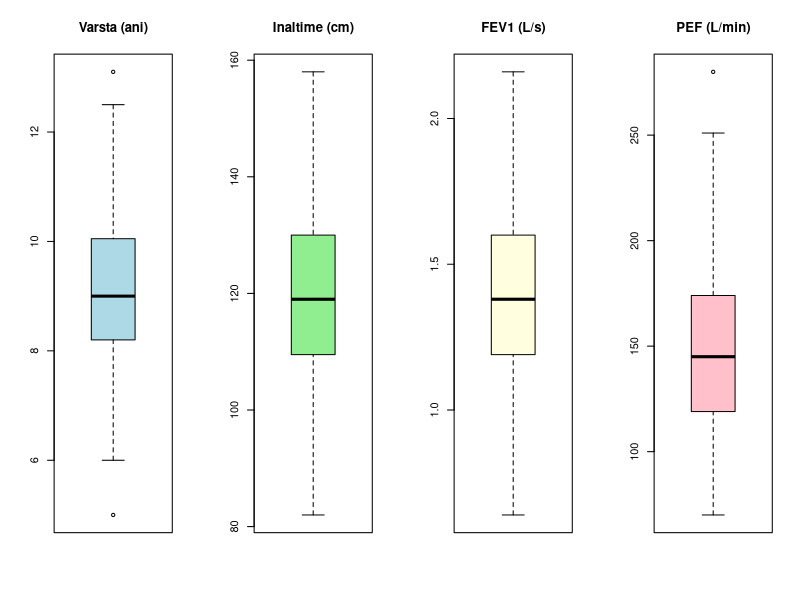
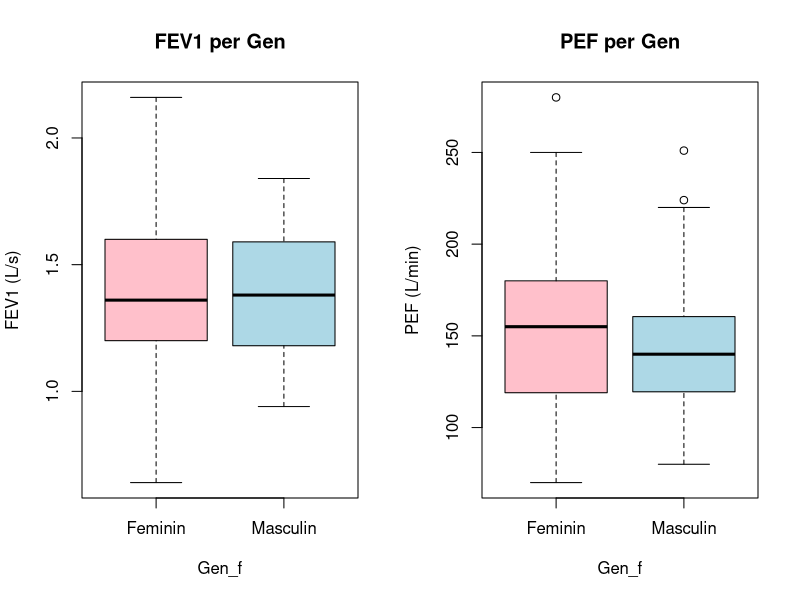
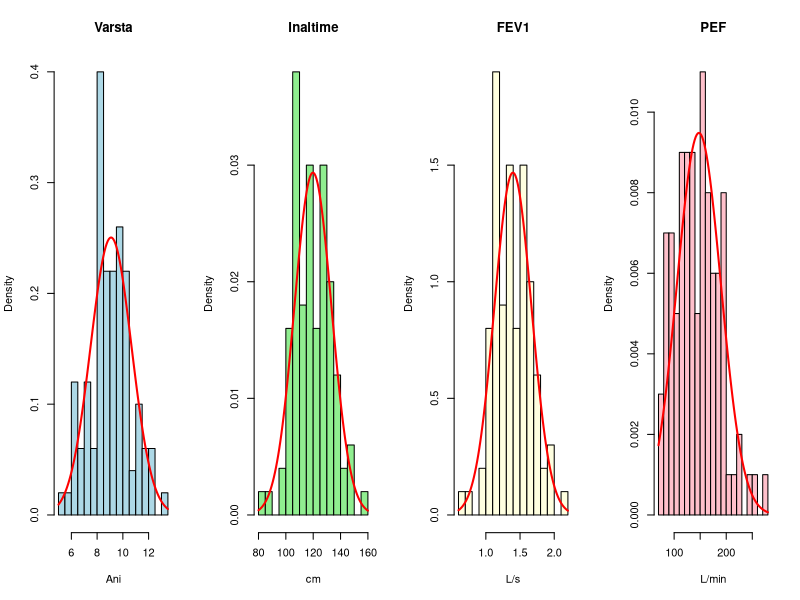
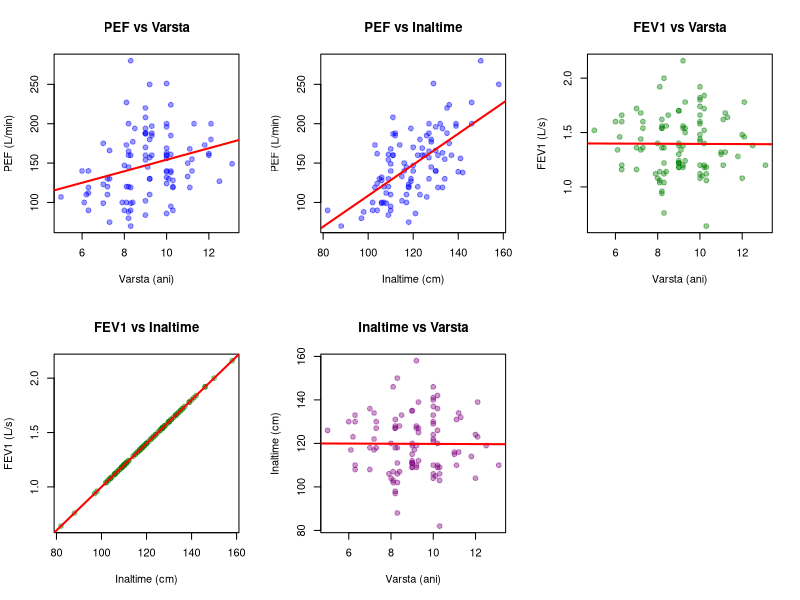
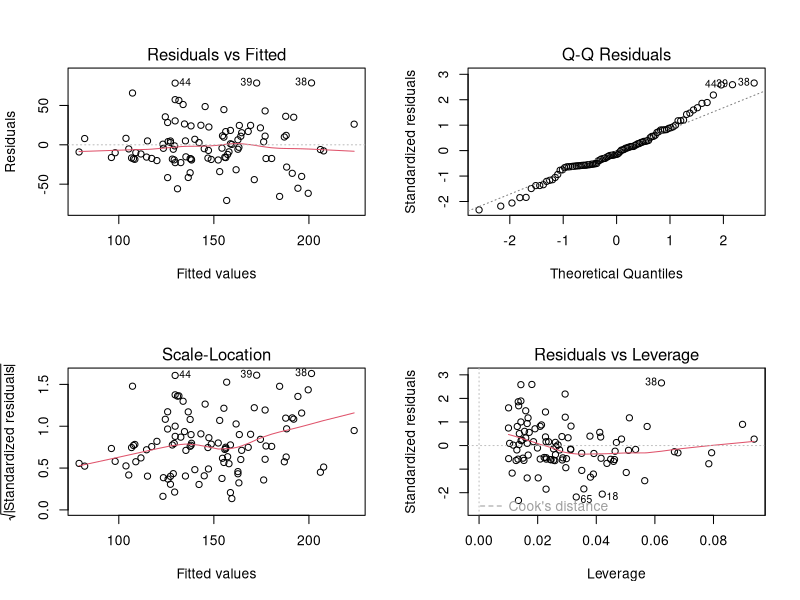
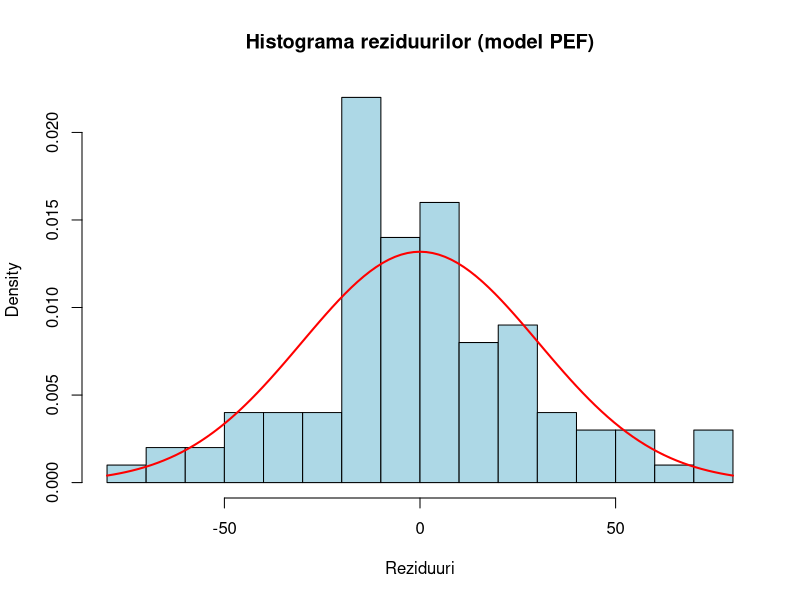
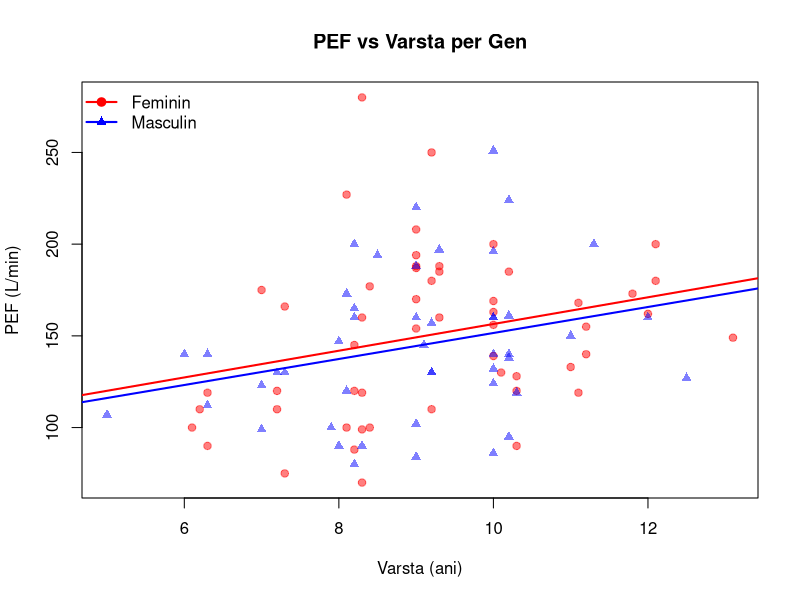
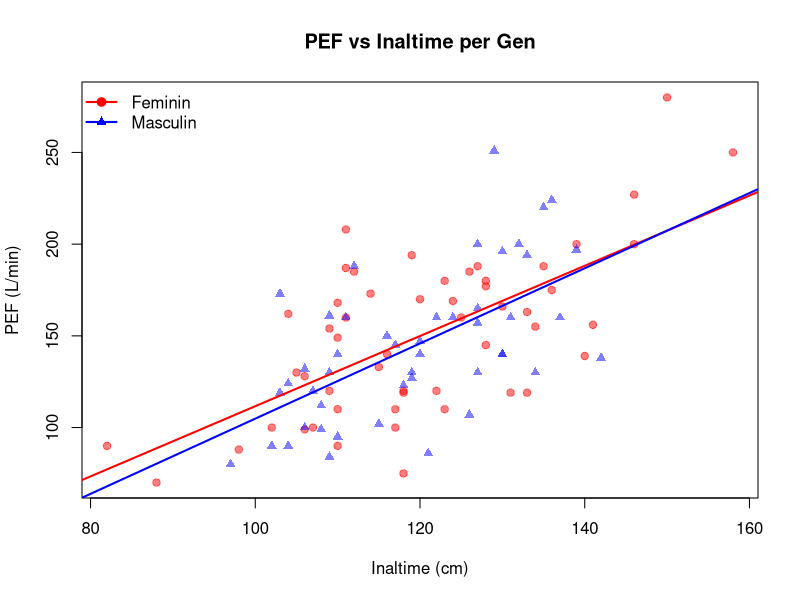

Write R code to recreate these figures, in order.
# =============================================================================
# EXAMEN - Regresia liniara multipla
# Studiu transversal: 100 copii (7-13 ani), 5 scoli din Cluj-Napoca
# VD1: PEF (Debitul Expirator Maxim de Varf, L/min)
# VD2: FEV1 (Debitul Expirator Maxim in prima secunda, L/s)
# VI: Varsta_ani (ani), Inaltime_cm (cm), Gen (1=M, 0=F)
# Obiectiv: testarea relatiei dintre caracteristicile demografice si
#           antropometrice (varsta, inaltime) si cele spirometrice (PEF, FEV1)
# =============================================================================

library(car)
library(lmtest)

data <- read.csv("data.csv", stringsAsFactors = FALSE)
data <- data[, -1]  # remove id_subiect
n <- nrow(data)
cat("=== Structura datelor ===\n")
str(data)
cat("n =", n, "\n\n")

# Recode Gen as factor for descriptive purposes
data$Gen_f <- factor(data$Gen, levels=c(0,1), labels=c("Feminin","Masculin"))

# =============================================================================
# 1. STATISTICI DESCRIPTIVE
# =============================================================================
cat("===========================================================================\n")
cat("1. STATISTICI DESCRIPTIVE\n")
cat("===========================================================================\n\n")

# Gen
cat("--- Gen ---\n")
print(table(data$Gen_f))
cat("  Feminin:", sum(data$Gen == 0), "(", sprintf("%.1f%%", sum(data$Gen == 0)/n*100), ")\n")
cat("  Masculin:", sum(data$Gen == 1), "(", sprintf("%.1f%%", sum(data$Gen == 1)/n*100), ")\n\n")

# Variabile cantitative
cant_vars <- c("Varsta_ani", "Inaltime_cm", "FEV1", "PEF")
cant_labels <- c("Varsta (ani)", "Inaltime (cm)", "FEV1 (L/s)", "PEF (L/min)")

for (i in seq_along(cant_vars)) {
  x <- data[[cant_vars[i]]]
  cat(sprintf("--- %s ---\n", cant_labels[i]))
  cat("  N:       ", sum(!is.na(x)), "\n")
  cat("  NA:      ", sum(is.na(x)), "\n")
  cat("  Media:   ", sprintf("%.4f", mean(x, na.rm=TRUE)), "\n")
  cat("  Mediana: ", sprintf("%.4f", median(x, na.rm=TRUE)), "\n")
  cat("  SD:      ", sprintf("%.4f", sd(x, na.rm=TRUE)), "\n")
  cat("  Min:     ", sprintf("%.4f", min(x, na.rm=TRUE)), "\n")
  cat("  Max:     ", sprintf("%.4f", max(x, na.rm=TRUE)), "\n")
  q <- quantile(x, c(0.25, 0.75), na.rm=TRUE)
  iqr_val <- IQR(x, na.rm=TRUE)
  cat("  Q1:      ", sprintf("%.4f", q[1]), "\n")
  cat("  Q3:      ", sprintf("%.4f", q[2]), "\n")
  cat("  IQR:     ", sprintf("%.4f", iqr_val), "\n")
  out <- x[x < q[1] - 1.5*iqr_val | x > q[2] + 1.5*iqr_val]
  cat("  Outliers:", length(out), "\n")
  if (length(out) > 0 && length(out) <= 10) cat("    Valori:", out, "\n")
  cat("\n")
}

# Descriptive by Gen
cat("--- Statistici descriptive pe Gen ---\n\n")
for (v in cant_vars) {
  for (g in levels(data$Gen_f)) {
    sub <- data[[v]][data$Gen_f == g]
    cat(sprintf("  %s la %s (n=%d): Media=%.4f, SD=%.4f\n",
                v, g, length(sub), mean(sub), sd(sub)))
  }
  cat("\n")
}

# =============================================================================
# 2. BOX-PLOTS
# =============================================================================
cat("===========================================================================\n")
cat("2. BOX-PLOTS\n")
cat("===========================================================================\n\n")

png("boxplots_all.png", width=1000, height=500)
par(mfrow=c(1,4))
boxplot(data$Varsta_ani, main="Varsta (ani)", col="lightblue")
boxplot(data$Inaltime_cm, main="Inaltime (cm)", col="lightgreen")
boxplot(data$FEV1, main="FEV1 (L/s)", col="lightyellow")
boxplot(data$PEF, main="PEF (L/min)", col="pink")
dev.off()
cat("Salvat: boxplots_all.png\n")

png("boxplots_by_gen.png", width=800, height=400)
par(mfrow=c(1,2))
boxplot(FEV1 ~ Gen_f, data=data, main="FEV1 per Gen", ylab="FEV1 (L/s)",
        col=c("pink","lightblue"))
boxplot(PEF ~ Gen_f, data=data, main="PEF per Gen", ylab="PEF (L/min)",
        col=c("pink","lightblue"))
dev.off()
cat("Salvat: boxplots_by_gen.png\n\n")

# =============================================================================
# 3. HISTOGRAME
# =============================================================================
cat("===========================================================================\n")
cat("3. HISTOGRAME\n")
cat("===========================================================================\n\n")

png("histograme.png", width=1000, height=500)
par(mfrow=c(1,4))
hist(data$Varsta_ani, breaks=15, main="Varsta", xlab="Ani", col="lightblue", probability=TRUE)
curve(dnorm(x, mean=mean(data$Varsta_ani), sd=sd(data$Varsta_ani)), add=TRUE, col="red", lwd=2)
hist(data$Inaltime_cm, breaks=15, main="Inaltime", xlab="cm", col="lightgreen", probability=TRUE)
curve(dnorm(x, mean=mean(data$Inaltime_cm), sd=sd(data$Inaltime_cm)), add=TRUE, col="red", lwd=2)
hist(data$FEV1, breaks=15, main="FEV1", xlab="L/s", col="lightyellow", probability=TRUE)
curve(dnorm(x, mean=mean(data$FEV1), sd=sd(data$FEV1)), add=TRUE, col="red", lwd=2)
hist(data$PEF, breaks=15, main="PEF", xlab="L/min", col="pink", probability=TRUE)
curve(dnorm(x, mean=mean(data$PEF), sd=sd(data$PEF)), add=TRUE, col="red", lwd=2)
dev.off()
cat("Salvat: histograme.png\n\n")

# =============================================================================
# 4. SCATTER PLOTS
# =============================================================================
cat("===========================================================================\n")
cat("4. SCATTER PLOTS\n")
cat("===========================================================================\n\n")

png("scatter_plots.png", width=1000, height=800)
par(mfrow=c(2,3))
# PEF vs IVs
plot(data$Varsta_ani, data$PEF, pch=19, col=rgb(0,0,1,0.4),
     xlab="Varsta (ani)", ylab="PEF (L/min)", main="PEF vs Varsta")
abline(lm(PEF ~ Varsta_ani, data=data), col="red", lwd=2)
plot(data$Inaltime_cm, data$PEF, pch=19, col=rgb(0,0,1,0.4),
     xlab="Inaltime (cm)", ylab="PEF (L/min)", main="PEF vs Inaltime")
abline(lm(PEF ~ Inaltime_cm, data=data), col="red", lwd=2)
# FEV1 vs IVs
plot(data$Varsta_ani, data$FEV1, pch=19, col=rgb(0,0.5,0,0.4),
     xlab="Varsta (ani)", ylab="FEV1 (L/s)", main="FEV1 vs Varsta")
abline(lm(FEV1 ~ Varsta_ani, data=data), col="red", lwd=2)
plot(data$Inaltime_cm, data$FEV1, pch=19, col=rgb(0,0.5,0,0.4),
     xlab="Inaltime (cm)", ylab="FEV1 (L/s)", main="FEV1 vs Inaltime")
abline(lm(FEV1 ~ Inaltime_cm, data=data), col="red", lwd=2)
# IVs relationship
plot(data$Varsta_ani, data$Inaltime_cm, pch=19, col=rgb(0.5,0,0.5,0.4),
     xlab="Varsta (ani)", ylab="Inaltime (cm)", main="Inaltime vs Varsta")
abline(lm(Inaltime_cm ~ Varsta_ani, data=data), col="red", lwd=2)
dev.off()
cat("Salvat: scatter_plots.png\n\n")

# =============================================================================
# 5. TESTE DE NORMALITATE
# =============================================================================
cat("===========================================================================\n")
cat("5. TESTE DE NORMALITATE\n")
cat("===========================================================================\n\n")

for (i in seq_along(cant_vars)) {
  sw <- shapiro.test(data[[cant_vars[i]]])
  cat(sprintf("  %s: W=%.4f, p=%s", cant_labels[i], sw$statistic, format.pval(sw$p.value, digits=4)))
  if (sw$p.value > 0.05) {
    cat("  => Normal\n")
  } else {
    cat("  => NU este normal\n")
  }
}
cat("\n")

# =============================================================================
# 6. MATRICEA DE CORELATIE
# =============================================================================
cat("===========================================================================\n")
cat("6. MATRICEA DE CORELATIE\n")
cat("===========================================================================\n\n")

cor_vars <- data[, c("Varsta_ani", "Inaltime_cm", "Gen", "FEV1", "PEF")]
cor_mat <- cor(cor_vars, use="complete.obs")
cat("Matricea de corelatie Pearson:\n")
print(round(cor_mat, 4))
cat("\n")

cat("Teste de semnificatie:\n\n")
pairs <- list(
  c("Varsta_ani", "PEF"), c("Inaltime_cm", "PEF"), c("Gen", "PEF"),
  c("Varsta_ani", "FEV1"), c("Inaltime_cm", "FEV1"), c("Gen", "FEV1"),
  c("Varsta_ani", "Inaltime_cm")
)
for (p in pairs) {
  ct <- cor.test(data[[p[1]]], data[[p[2]]])
  cat(sprintf("  %s vs %s: r=%.4f, t=%.4f, df=%d, p=%s\n",
              p[1], p[2], ct$estimate, ct$statistic, ct$parameter,
              format.pval(ct$p.value, digits=4)))
}
cat("\n")

# =============================================================================
#   ANALIZA 1: PEF
# =============================================================================
cat("###################################################################\n")
cat("# ANALIZA 1: PEF (Debitul Expirator Maxim de Varf)\n")
cat("###################################################################\n\n")

# --- 1a. Regresii simple ---
cat("===========================================================================\n")
cat("1a. REGRESII SIMPLE PENTRU PEF\n")
cat("===========================================================================\n\n")

# PEF ~ Varsta
cat("--- PEF ~ Varsta_ani ---\n\n")
m_pef_varsta <- lm(PEF ~ Varsta_ani, data=data)
s <- summary(m_pef_varsta)
print(s)
cat("\n")
ci <- confint(m_pef_varsta)
cat("95% IC:\n")
print(ci)
cat("\nR² =", sprintf("%.4f", s$r.squared), "\n\n")

# PEF ~ Inaltime
cat("--- PEF ~ Inaltime_cm ---\n\n")
m_pef_inaltime <- lm(PEF ~ Inaltime_cm, data=data)
s <- summary(m_pef_inaltime)
print(s)
cat("\n")
ci <- confint(m_pef_inaltime)
cat("95% IC:\n")
print(ci)
cat("\nR² =", sprintf("%.4f", s$r.squared), "\n\n")

# PEF ~ Gen
cat("--- PEF ~ Gen ---\n\n")
m_pef_gen <- lm(PEF ~ Gen, data=data)
s <- summary(m_pef_gen)
print(s)
cat("\n")
ci <- confint(m_pef_gen)
cat("95% IC:\n")
print(ci)
cat("\nR² =", sprintf("%.4f", s$r.squared), "\n\n")

# --- 1b. Regresie multipla: PEF ~ Varsta + Inaltime ---
cat("===========================================================================\n")
cat("1b. REGRESIE MULTIPLA: PEF ~ Varsta_ani + Inaltime_cm\n")
cat("===========================================================================\n\n")

model_pef <- lm(PEF ~ Varsta_ani + Inaltime_cm, data=data)
s_pef <- summary(model_pef)
print(s_pef)
cat("\n")

ci_pef <- confint(model_pef)
cat("95% IC:\n")
print(ci_pef)
cat("\n")

cat("Ecuatia: PEF =", sprintf("%.4f", coef(model_pef)[1]), "+ (",
    sprintf("%.4f", coef(model_pef)[2]), ") * Varsta + (",
    sprintf("%.4f", coef(model_pef)[3]), ") * Inaltime\n\n")

# Test F global
cat("Testul F global:\n")
cat("  H0: beta_varsta = beta_inaltime = 0\n")
cat("  H1: cel putin un beta != 0\n")
cat("  F =", sprintf("%.4f", s_pef$fstatistic[1]), "\n")
cat("  df1 =", s_pef$fstatistic[2], ", df2 =", s_pef$fstatistic[3], "\n")
p_f_pef <- pf(s_pef$fstatistic[1], s_pef$fstatistic[2], s_pef$fstatistic[3], lower.tail=FALSE)
cat("  p-value =", format.pval(p_f_pef, digits=4), "\n")
if (p_f_pef < 0.05) {
  cat("  Decizie: Modelul este semnificativ (p < 0.05).\n\n")
} else {
  cat("  Decizie: Modelul NU este semnificativ (p >= 0.05).\n\n")
}

cat("R² =", sprintf("%.4f", s_pef$r.squared), "\n")
cat("R² ajustat =", sprintf("%.4f", s_pef$adj.r.squared), "\n")
cat("Interpretare:", sprintf("%.1f%%", s_pef$r.squared*100),
    "din variabilitatea PEF este explicata de varsta si inaltime.\n\n")

# --- 1c. Regresie multipla cu Gen: PEF ~ Varsta + Inaltime + Gen ---
cat("===========================================================================\n")
cat("1c. REGRESIE MULTIPLA: PEF ~ Varsta_ani + Inaltime_cm + Gen\n")
cat("===========================================================================\n\n")

model_pef_gen <- lm(PEF ~ Varsta_ani + Inaltime_cm + Gen, data=data)
s_pef_gen <- summary(model_pef_gen)
print(s_pef_gen)
cat("\n")

ci_pef_gen <- confint(model_pef_gen)
cat("95% IC:\n")
print(ci_pef_gen)
cat("\n")

cat("R² =", sprintf("%.4f", s_pef_gen$r.squared), "\n")
cat("R² ajustat =", sprintf("%.4f", s_pef_gen$adj.r.squared), "\n\n")

# Compare models with and without Gen
cat("Comparare model cu/fara Gen (ANOVA):\n")
anova_pef <- anova(model_pef, model_pef_gen)
print(anova_pef)
cat("\n")
if (anova_pef$`Pr(>F)`[2] < 0.05) {
  cat("Adaugarea Gen imbunatateste semnificativ modelul (p < 0.05).\n\n")
} else {
  cat("Adaugarea Gen NU imbunatateste semnificativ modelul (p >= 0.05).\n\n")
}

# --- 1d. Diagnostice model PEF ---
cat("===========================================================================\n")
cat("1d. DIAGNOSTICE MODEL PEF (Varsta + Inaltime)\n")
cat("===========================================================================\n\n")

resid_pef <- residuals(model_pef)

# Normalitate
sw_pef <- shapiro.test(resid_pef)
cat("Shapiro-Wilk: W =", sprintf("%.4f", sw_pef$statistic),
    ", p =", format.pval(sw_pef$p.value, digits=4), "\n")
if (sw_pef$p.value > 0.05) {
  cat("  Reziduurile sunt normal distribuite.\n")
} else {
  cat("  Reziduurile NU sunt normal distribuite.\n")
}

# Homoscedasticitate
bp_pef <- bptest(model_pef)
cat("Breusch-Pagan: BP =", sprintf("%.4f", bp_pef$statistic),
    ", p =", format.pval(bp_pef$p.value, digits=4), "\n")
if (bp_pef$p.value > 0.05) {
  cat("  Homoscedasticitate respectata.\n")
} else {
  cat("  Heteroscedasticitate detectata.\n")
}

# Durbin-Watson
dw_pef <- dwtest(model_pef)
cat("Durbin-Watson: DW =", sprintf("%.4f", dw_pef$statistic),
    ", p =", format.pval(dw_pef$p.value, digits=4), "\n")
if (dw_pef$p.value > 0.05) {
  cat("  Erorile sunt independente.\n")
} else {
  cat("  Erorile NU sunt independente.\n")
}

# Cook's D
cook_pef <- cooks.distance(model_pef)
cat("Cook's D > 4/n:", sum(cook_pef > 4/n), "observatii\n")
cat("Cook's D maxim:", sprintf("%.4f", max(cook_pef)), "\n")

# Standardized residuals
sr_pef <- rstandard(model_pef)
cat("Reziduuri standardizate |> 2|:", sum(abs(sr_pef) > 2), "observatii\n\n")

# VIF
cat("VIF:\n")
print(vif(model_pef))
if (all(vif(model_pef) < 5)) {
  cat("\n  Toate VIF < 5: nu exista probleme de multicoliniaritate.\n\n")
} else {
  cat("\n  Atentie: VIF >= 5 detectat, posibila multicoliniaritate.\n\n")
}

# Diagnostic plots
png("pef_diagnostic.png", width=900, height=800, res=150)
par(mfrow=c(2,2))
plot(model_pef)
dev.off()
cat("Salvat: pef_diagnostic.png\n")

png("pef_hist_resid.png", width=600, height=500)
hist(resid_pef, breaks=20, main="Histograma reziduurilor (model PEF)",
     xlab="Reziduuri", col="lightblue", probability=TRUE)
curve(dnorm(x, mean=mean(resid_pef), sd=sd(resid_pef)), add=TRUE, col="red", lwd=2)
dev.off()
cat("Salvat: pef_hist_resid.png\n\n")

# --- 1e. Interpretare PEF ---
cat("===========================================================================\n")
cat("1e. INTERPRETARE MODEL PEF\n")
cat("===========================================================================\n\n")

coef_pef <- coef(model_pef)
cat("Coeficienti:\n")
cat("  Intercept (b0) =", sprintf("%.4f", coef_pef[1]),
    "=> PEF estimat cand varsta=0 si inaltime=0 (nu are sens clinic)\n")
cat("  Varsta_ani (b1) =", sprintf("%.4f", coef_pef[2]),
    "=> La cresterea cu 1 an a varstei,\n")
cat("    PEF creste cu", sprintf("%.4f", coef_pef[2]),
    "L/min, controlind pentru inaltime.\n")
cat("  Inaltime_cm (b2) =", sprintf("%.4f", coef_pef[3]),
    "=> La cresterea cu 1 cm a inaltimii,\n")
cat("    PEF creste cu", sprintf("%.4f", coef_pef[3]),
    "L/min, controlind pentru varsta.\n\n")

# --- 1f. Modele cu interactiuni PEF ---
cat("===========================================================================\n")
cat("1f. MODELE CU INTERACTIUNI PENTRU PEF\n")
cat("===========================================================================\n\n")

# Interactiune Varsta * Inaltime
cat("--- PEF ~ Varsta_ani * Inaltime_cm ---\n\n")
model_pef_int1 <- lm(PEF ~ Varsta_ani * Inaltime_cm, data=data)
s_pef_int1 <- summary(model_pef_int1)
print(s_pef_int1)
cat("\n")
ci_pef_int1 <- confint(model_pef_int1)
cat("95% IC:\n")
print(ci_pef_int1)
cat("\n")

cat("Comparare cu modelul fara interactiune (ANOVA):\n")
anova_pef_int1 <- anova(model_pef, model_pef_int1)
print(anova_pef_int1)
cat("\n")
if (anova_pef_int1$`Pr(>F)`[2] < 0.05) {
  cat("Interactiunea Varsta*Inaltime este semnificativa (p < 0.05).\n\n")
} else {
  cat("Interactiunea Varsta*Inaltime NU este semnificativa (p >= 0.05).\n\n")
}

# Interactiune Varsta * Gen
cat("--- PEF ~ Varsta_ani * Gen ---\n\n")
model_pef_int2 <- lm(PEF ~ Varsta_ani * Gen, data=data)
s_pef_int2 <- summary(model_pef_int2)
print(s_pef_int2)
cat("\n")
ci_pef_int2 <- confint(model_pef_int2)
cat("95% IC:\n")
print(ci_pef_int2)
cat("\n")

cat("Comparare cu modelul simplu PEF ~ Varsta (ANOVA):\n")
anova_pef_int2 <- anova(m_pef_varsta, model_pef_int2)
print(anova_pef_int2)
cat("\n")
if (anova_pef_int2$`Pr(>F)`[2] < 0.05) {
  cat("Interactiunea Varsta*Gen este semnificativa (p < 0.05).\n\n")
} else {
  cat("Interactiunea Varsta*Gen NU este semnificativa (p >= 0.05).\n\n")
}

# Interactiune Inaltime * Gen
cat("--- PEF ~ Inaltime_cm * Gen ---\n\n")
model_pef_int3 <- lm(PEF ~ Inaltime_cm * Gen, data=data)
s_pef_int3 <- summary(model_pef_int3)
print(s_pef_int3)
cat("\n")
ci_pef_int3 <- confint(model_pef_int3)
cat("95% IC:\n")
print(ci_pef_int3)
cat("\n")

cat("Comparare cu modelul simplu PEF ~ Inaltime (ANOVA):\n")
anova_pef_int3 <- anova(m_pef_inaltime, model_pef_int3)
print(anova_pef_int3)
cat("\n")
if (anova_pef_int3$`Pr(>F)`[2] < 0.05) {
  cat("Interactiunea Inaltime*Gen este semnificativa (p < 0.05).\n\n")
} else {
  cat("Interactiunea Inaltime*Gen NU este semnificativa (p >= 0.05).\n\n")
}

# Model complet cu toate interactiunile
cat("--- PEF ~ Varsta_ani + Inaltime_cm + Gen + Varsta:Inaltime + Varsta:Gen + Inaltime:Gen ---\n\n")
model_pef_full_int <- lm(PEF ~ Varsta_ani * Inaltime_cm + Varsta_ani * Gen + Inaltime_cm * Gen, data=data)
s_pef_full_int <- summary(model_pef_full_int)
print(s_pef_full_int)
cat("\n")

cat("Comparare model complet cu interactiuni vs model simplu Varsta+Inaltime (ANOVA):\n")
anova_pef_full <- anova(model_pef, model_pef_full_int)
print(anova_pef_full)
cat("\n")
if (anova_pef_full$`Pr(>F)`[2] < 0.05) {
  cat("Interactiunile impreuna imbunatatesc semnificativ modelul (p < 0.05).\n\n")
} else {
  cat("Interactiunile impreuna NU imbunatatesc semnificativ modelul (p >= 0.05).\n\n")
}

# Interaction plot: PEF by Varsta, split by Gen
png("pef_interaction_varsta_gen.png", width=600, height=500)
plot(data$Varsta_ani[data$Gen==0], data$PEF[data$Gen==0],
     pch=19, col=rgb(1,0,0,0.5), xlim=range(data$Varsta_ani), ylim=range(data$PEF),
     xlab="Varsta (ani)", ylab="PEF (L/min)", main="PEF vs Varsta per Gen")
points(data$Varsta_ani[data$Gen==1], data$PEF[data$Gen==1],
       pch=17, col=rgb(0,0,1,0.5))
abline(lm(PEF ~ Varsta_ani, data=data[data$Gen==0,]), col="red", lwd=2)
abline(lm(PEF ~ Varsta_ani, data=data[data$Gen==1,]), col="blue", lwd=2)
legend("topleft", legend=c("Feminin", "Masculin"), col=c("red","blue"),
       pch=c(19,17), lty=1, lwd=2, bty="n")
dev.off()
cat("Salvat: pef_interaction_varsta_gen.png\n")

# Interaction plot: PEF by Inaltime, split by Gen
png("pef_interaction_inaltime_gen.png", width=600, height=500)
plot(data$Inaltime_cm[data$Gen==0], data$PEF[data$Gen==0],
     pch=19, col=rgb(1,0,0,0.5), xlim=range(data$Inaltime_cm), ylim=range(data$PEF),
     xlab="Inaltime (cm)", ylab="PEF (L/min)", main="PEF vs Inaltime per Gen")
points(data$Inaltime_cm[data$Gen==1], data$PEF[data$Gen==1],
       pch=17, col=rgb(0,0,1,0.5))
abline(lm(PEF ~ Inaltime_cm, data=data[data$Gen==0,]), col="red", lwd=2)
abline(lm(PEF ~ Inaltime_cm, data=data[data$Gen==1,]), col="blue", lwd=2)
legend("topleft", legend=c("Feminin", "Masculin"), col=c("red","blue"),
       pch=c(19,17), lty=1, lwd=2, bty="n")
dev.off()
cat("Salvat: pef_interaction_inaltime_gen.png\n\n")

# =============================================================================
#   ANALIZA 2: FEV1
# =============================================================================
cat("###################################################################\n")
cat("# ANALIZA 2: FEV1 (Debitul Expirator Maxim in prima secunda)\n")
cat("###################################################################\n\n")

# --- 2a. Regresii simple ---
cat("===========================================================================\n")
cat("2a. REGRESII SIMPLE PENTRU FEV1\n")
cat("===========================================================================\n\n")

# FEV1 ~ Varsta
cat("--- FEV1 ~ Varsta_ani ---\n\n")
m_fev_varsta <- lm(FEV1 ~ Varsta_ani, data=data)
s <- summary(m_fev_varsta)
print(s)
cat("\n")
ci <- confint(m_fev_varsta)
cat("95% IC:\n")
print(ci)
cat("\nR² =", sprintf("%.4f", s$r.squared), "\n\n")

# FEV1 ~ Inaltime
cat("--- FEV1 ~ Inaltime_cm ---\n\n")
m_fev_inaltime <- lm(FEV1 ~ Inaltime_cm, data=data)
s <- summary(m_fev_inaltime)
print(s)
cat("\n")
ci <- confint(m_fev_inaltime)
cat("95% IC:\n")
print(ci)
cat("\nR² =", sprintf("%.4f", s$r.squared), "\n\n")

# FEV1 ~ Gen
cat("--- FEV1 ~ Gen ---\n\n")
m_fev_gen <- lm(FEV1 ~ Gen, data=data)
s <- summary(m_fev_gen)
print(s)
cat("\n")
ci <- confint(m_fev_gen)
cat("95% IC:\n")
print(ci)
cat("\nR² =", sprintf("%.4f", s$r.squared), "\n\n")

# --- 2b. Regresie multipla: FEV1 ~ Varsta + Inaltime ---
cat("===========================================================================\n")
cat("2b. REGRESIE MULTIPLA: FEV1 ~ Varsta_ani + Inaltime_cm\n")
cat("===========================================================================\n\n")

model_fev <- lm(FEV1 ~ Varsta_ani + Inaltime_cm, data=data)
s_fev <- summary(model_fev)
print(s_fev)
cat("\n")

ci_fev <- confint(model_fev)
cat("95% IC:\n")
print(ci_fev)
cat("\n")

cat("Ecuatia: FEV1 =", sprintf("%.4f", coef(model_fev)[1]), "+ (",
    sprintf("%.4f", coef(model_fev)[2]), ") * Varsta + (",
    sprintf("%.4f", coef(model_fev)[3]), ") * Inaltime\n\n")

# Test F global
cat("Testul F global:\n")
cat("  H0: beta_varsta = beta_inaltime = 0\n")
cat("  H1: cel putin un beta != 0\n")
cat("  F =", sprintf("%.4f", s_fev$fstatistic[1]), "\n")
cat("  df1 =", s_fev$fstatistic[2], ", df2 =", s_fev$fstatistic[3], "\n")
p_f_fev <- pf(s_fev$fstatistic[1], s_fev$fstatistic[2], s_fev$fstatistic[3], lower.tail=FALSE)
cat("  p-value =", format.pval(p_f_fev, digits=4), "\n")
if (p_f_fev < 0.05) {
  cat("  Decizie: Modelul este semnificativ (p < 0.05).\n\n")
} else {
  cat("  Decizie: Modelul NU este semnificativ (p >= 0.05).\n\n")
}

cat("R² =", sprintf("%.4f", s_fev$r.squared), "\n")
cat("R² ajustat =", sprintf("%.4f", s_fev$adj.r.squared), "\n")
cat("Interpretare:", sprintf("%.1f%%", s_fev$r.squared*100),
    "din variabilitatea FEV1 este explicata de varsta si inaltime.\n\n")

# --- 2c. Regresie multipla cu Gen: FEV1 ~ Varsta + Inaltime + Gen ---
cat("===========================================================================\n")
cat("2c. REGRESIE MULTIPLA: FEV1 ~ Varsta_ani + Inaltime_cm + Gen\n")
cat("===========================================================================\n\n")

model_fev_gen <- lm(FEV1 ~ Varsta_ani + Inaltime_cm + Gen, data=data)
s_fev_gen <- summary(model_fev_gen)
print(s_fev_gen)
cat("\n")

ci_fev_gen <- confint(model_fev_gen)
cat("95% IC:\n")
print(ci_fev_gen)
cat("\n")

cat("R² =", sprintf("%.4f", s_fev_gen$r.squared), "\n")
cat("R² ajustat =", sprintf("%.4f", s_fev_gen$adj.r.squared), "\n\n")

# Compare models with and without Gen
cat("Comparare model cu/fara Gen (ANOVA):\n")
anova_fev <- anova(model_fev, model_fev_gen)
print(anova_fev)
cat("\n")
if (anova_fev$`Pr(>F)`[2] < 0.05) {
  cat("Adaugarea Gen imbunatateste semnificativ modelul (p < 0.05).\n\n")
} else {
  cat("Adaugarea Gen NU imbunatateste semnificativ modelul (p >= 0.05).\n\n")
}

# --- 2d. Diagnostice model FEV1 ---
cat("===========================================================================\n")
cat("2d. DIAGNOSTICE MODEL FEV1 (Varsta + Inaltime)\n")
cat("===========================================================================\n\n")

resid_fev <- residuals(model_fev)

# Normalitate
sw_fev <- shapiro.test(resid_fev)
cat("Shapiro-Wilk: W =", sprintf("%.4f", sw_fev$statistic),
    ", p =", format.pval(sw_fev$p.value, digits=4), "\n")
if (sw_fev$p.value > 0.05) {
  cat("  Reziduurile sunt normal distribuite.\n")
} else {
  cat("  Reziduurile NU sunt normal distribuite.\n")
}

# Homoscedasticitate
bp_fev <- bptest(model_fev)
cat("Breusch-Pagan: BP =", sprintf("%.4f", bp_fev$statistic),
    ", p =", format.pval(bp_fev$p.value, digits=4), "\n")
if (bp_fev$p.value > 0.05) {
  cat("  Homoscedasticitate respectata.\n")
} else {
  cat("  Heteroscedasticitate detectata.\n")
}

# Durbin-Watson
dw_fev <- dwtest(model_fev)
cat("Durbin-Watson: DW =", sprintf("%.4f", dw_fev$statistic),
    ", p =", format.pval(dw_fev$p.value, digits=4), "\n")
if (dw_fev$p.value > 0.05) {
  cat("  Erorile sunt independente.\n")
} else {
  cat("  Erorile NU sunt independente.\n")
}

# Cook's D
cook_fev <- cooks.distance(model_fev)
cat("Cook's D > 4/n:", sum(cook_fev > 4/n), "observatii\n")
cat("Cook's D maxim:", sprintf("%.4f", max(cook_fev)), "\n")

# Standardized residuals
sr_fev <- rstandard(model_fev)
cat("Reziduuri standardizate |> 2|:", sum(abs(sr_fev) > 2), "observatii\n\n")

# VIF
cat("VIF:\n")
print(vif(model_fev))
if (all(vif(model_fev) < 5)) {
  cat("\n  Toate VIF < 5: nu exista probleme de multicoliniaritate.\n\n")
} else {
  cat("\n  Atentie: VIF >= 5 detectat, posibila multicoliniaritate.\n\n")
}

# Diagnostic plots
png("fev1_diagnostic.png", width=900, height=800, res=150)
par(mfrow=c(2,2))
plot(model_fev)
dev.off()
cat("Salvat: fev1_diagnostic.png\n")

png("fev1_hist_resid.png", width=600, height=500)
hist(resid_fev, breaks=20, main="Histograma reziduurilor (model FEV1)",
     xlab="Reziduuri", col="lightgreen", probability=TRUE)
curve(dnorm(x, mean=mean(resid_fev), sd=sd(resid_fev)), add=TRUE, col="red", lwd=2)
dev.off()
cat("Salvat: fev1_hist_resid.png\n\n")

# --- 2e. Interpretare FEV1 ---
cat("===========================================================================\n")
cat("2e. INTERPRETARE MODEL FEV1\n")
cat("===========================================================================\n\n")

coef_fev <- coef(model_fev)
cat("Coeficienti:\n")
cat("  Intercept (b0) =", sprintf("%.4f", coef_fev[1]),
    "=> FEV1 estimat cand varsta=0 si inaltime=0 (nu are sens clinic)\n")
cat("  Varsta_ani (b1) =", sprintf("%.4f", coef_fev[2]),
    "=> La cresterea cu 1 an a varstei,\n")
cat("    FEV1 creste cu", sprintf("%.4f", coef_fev[2]),
    "L/s, controlind pentru inaltime.\n")
cat("  Inaltime_cm (b2) =", sprintf("%.4f", coef_fev[3]),
    "=> La cresterea cu 1 cm a inaltimii,\n")
cat("    FEV1 creste cu", sprintf("%.4f", coef_fev[3]),
    "L/s, controlind pentru varsta.\n\n")

# --- 2f. Modele cu interactiuni FEV1 ---
cat("===========================================================================\n")
cat("2f. MODELE CU INTERACTIUNI PENTRU FEV1\n")
cat("===========================================================================\n\n")

cat("NOTA: FEV1 = -1 + 0.02 * Inaltime_cm (relatie determinista).\n")
cat("Interactiunile nu vor aduce informatie suplimentara reala,\n")
cat("dar le prezentam pentru completitudine.\n\n")

# Interactiune Varsta * Inaltime
cat("--- FEV1 ~ Varsta_ani * Inaltime_cm ---\n\n")
model_fev_int1 <- lm(FEV1 ~ Varsta_ani * Inaltime_cm, data=data)
s_fev_int1 <- summary(model_fev_int1)
print(s_fev_int1)
cat("\n")
ci_fev_int1 <- confint(model_fev_int1)
cat("95% IC:\n")
print(ci_fev_int1)
cat("\n")

cat("Comparare cu modelul fara interactiune (ANOVA):\n")
anova_fev_int1 <- anova(model_fev, model_fev_int1)
print(anova_fev_int1)
cat("\n")
if (anova_fev_int1$`Pr(>F)`[2] < 0.05) {
  cat("Interactiunea Varsta*Inaltime este semnificativa (p < 0.05).\n\n")
} else {
  cat("Interactiunea Varsta*Inaltime NU este semnificativa (p >= 0.05).\n\n")
}

# Interactiune Varsta * Gen
cat("--- FEV1 ~ Varsta_ani * Gen ---\n\n")
model_fev_int2 <- lm(FEV1 ~ Varsta_ani * Gen, data=data)
s_fev_int2 <- summary(model_fev_int2)
print(s_fev_int2)
cat("\n")
ci_fev_int2 <- confint(model_fev_int2)
cat("95% IC:\n")
print(ci_fev_int2)
cat("\n")

cat("Comparare cu modelul simplu FEV1 ~ Varsta (ANOVA):\n")
anova_fev_int2 <- anova(m_fev_varsta, model_fev_int2)
print(anova_fev_int2)
cat("\n")
if (anova_fev_int2$`Pr(>F)`[2] < 0.05) {
  cat("Interactiunea Varsta*Gen este semnificativa (p < 0.05).\n\n")
} else {
  cat("Interactiunea Varsta*Gen NU este semnificativa (p >= 0.05).\n\n")
}

# Interactiune Inaltime * Gen
cat("--- FEV1 ~ Inaltime_cm * Gen ---\n\n")
model_fev_int3 <- lm(FEV1 ~ Inaltime_cm * Gen, data=data)
s_fev_int3 <- summary(model_fev_int3)
print(s_fev_int3)
cat("\n")
ci_fev_int3 <- confint(model_fev_int3)
cat("95% IC:\n")
print(ci_fev_int3)
cat("\n")

cat("Comparare cu modelul simplu FEV1 ~ Inaltime (ANOVA):\n")
anova_fev_int3 <- anova(m_fev_inaltime, model_fev_int3)
print(anova_fev_int3)
cat("\n")
if (anova_fev_int3$`Pr(>F)`[2] < 0.05) {
  cat("Interactiunea Inaltime*Gen este semnificativa (p < 0.05).\n\n")
} else {
  cat("Interactiunea Inaltime*Gen NU este semnificativa (p >= 0.05).\n\n")
}

# =============================================================================
# SUMAR GENERAL
# =============================================================================
cat("###################################################################\n")
cat("# SUMAR GENERAL\n")
cat("###################################################################\n\n")

cat("Model PEF ~ Varsta + Inaltime:\n")
cat("  R² =", sprintf("%.4f", s_pef$r.squared),
    ", Adj R² =", sprintf("%.4f", s_pef$adj.r.squared), "\n")
cat("  F =", sprintf("%.4f", s_pef$fstatistic[1]),
    ", p =", format.pval(p_f_pef, digits=4), "\n\n")

cat("Model FEV1 ~ Varsta + Inaltime:\n")
cat("  R² =", sprintf("%.4f", s_fev$r.squared),
    ", Adj R² =", sprintf("%.4f", s_fev$adj.r.squared), "\n")
cat("  F =", sprintf("%.4f", s_fev$fstatistic[1]),
    ", p =", format.pval(p_f_fev, digits=4), "\n\n")

cat("=== ANALIZA COMPLETA ===\n")
